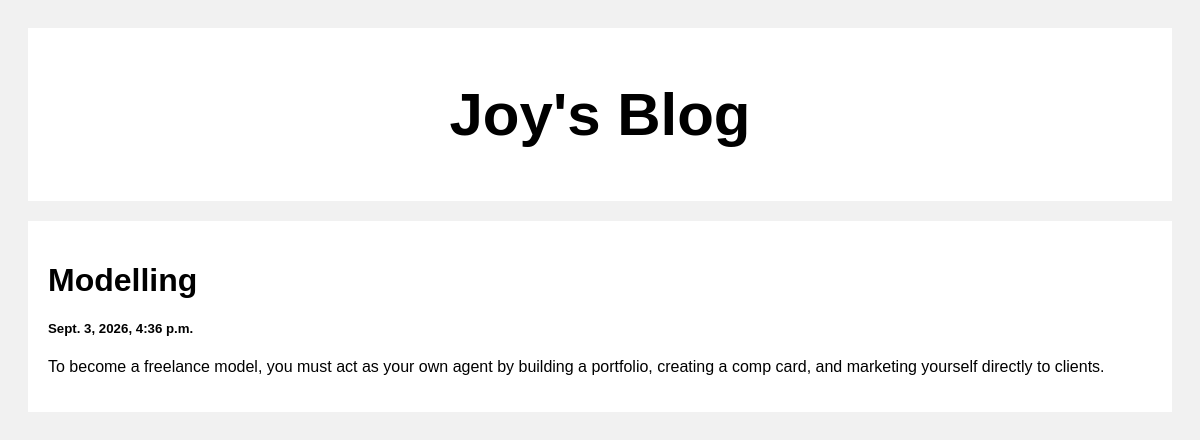
Screenshot of /post/2 with the database file from the repository.
### blogapp/models.py (models this page shows)
class Post(models.Model):
    title = models.CharField(max_length=100)
    body = models.CharField(max_length=1000000)
    created_at = models.DateTimeField(default=datetime.now, blank=True)

### blogapp/views.py (the view)
def post(request,pk):
    posts = Post.objects.get(id=pk)
    return render(request, 'post.html', {'posts': posts})

### templates/post.html (shortened to what this page needs)
<!DOCTYPE html>
<html>
<head>
</head>
<body>
<div class="header">
  <h2>Joy's Blog</h2>
</div>
<div class="row">
  <div class="leftcolumn">
    <div class="card">
        <h1>{{posts.title}}</h1>
        <h5>{{posts.created_at}}</h5>
        <p>{{posts.body}}</p>
    </div>
  </div>
</div>
</body>
</html>

### templates/post.html (style rules this page uses)
* { box-sizing: border-box; }
body { font-family: Arial; padding: 20px; background: #f1f1f1; }
.header { padding: 2px; font-size: 40px; text-align: center; background: white; }
.leftcolumn { float: left; width: 100%; }
.card { background-color: white; padding: 20px; margin-top: 20px; }
.row:after { content: ""; display: table; clear: both; }

### rows the page displays
Post: title "Modelling", created_at "Sept. 3, 2026, 4:36 p.m.", body "To become a freelance model, you must act as your own agent by building a portfolio, creating a comp card, and marketing yourself directly to clients."
